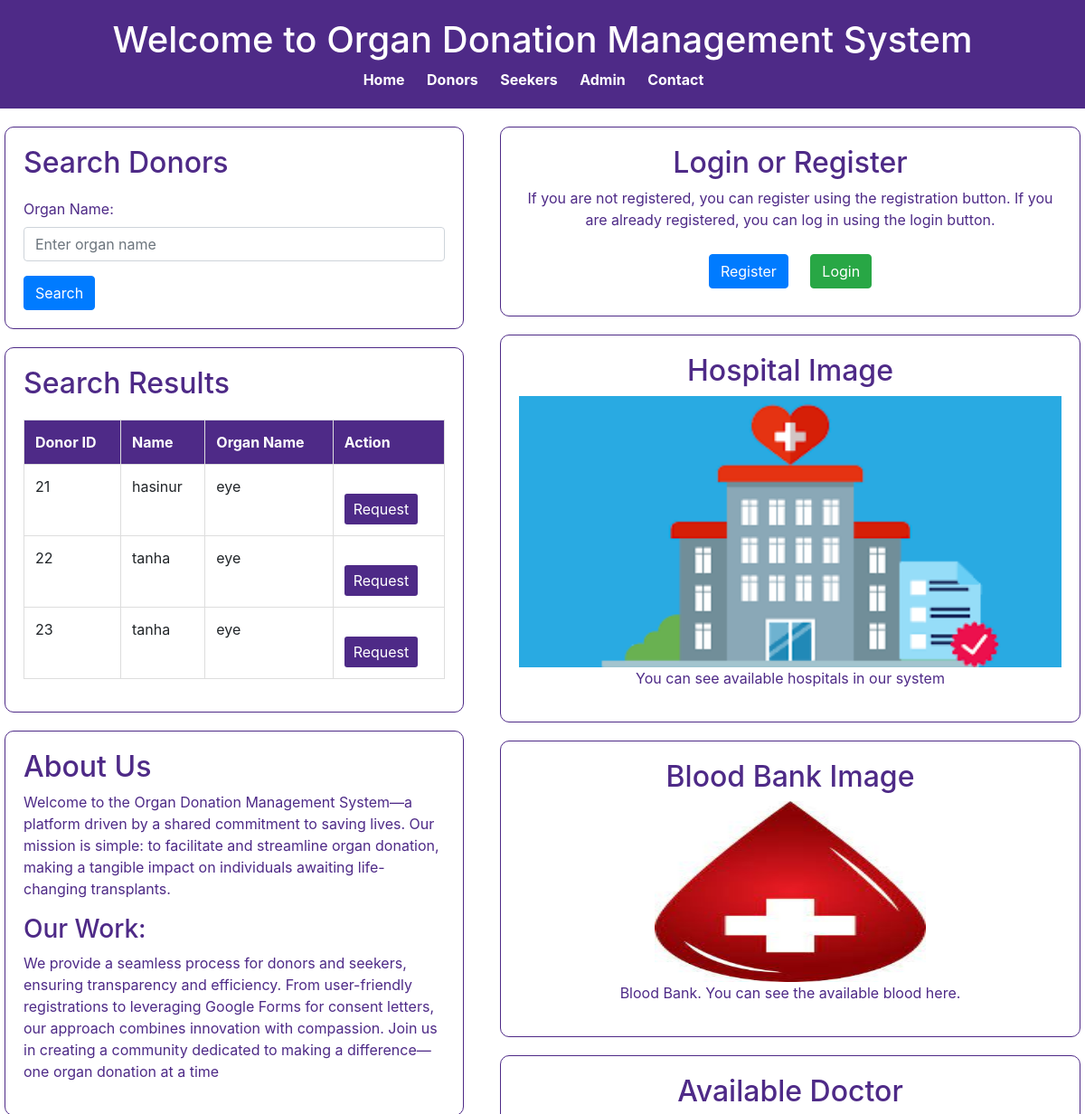
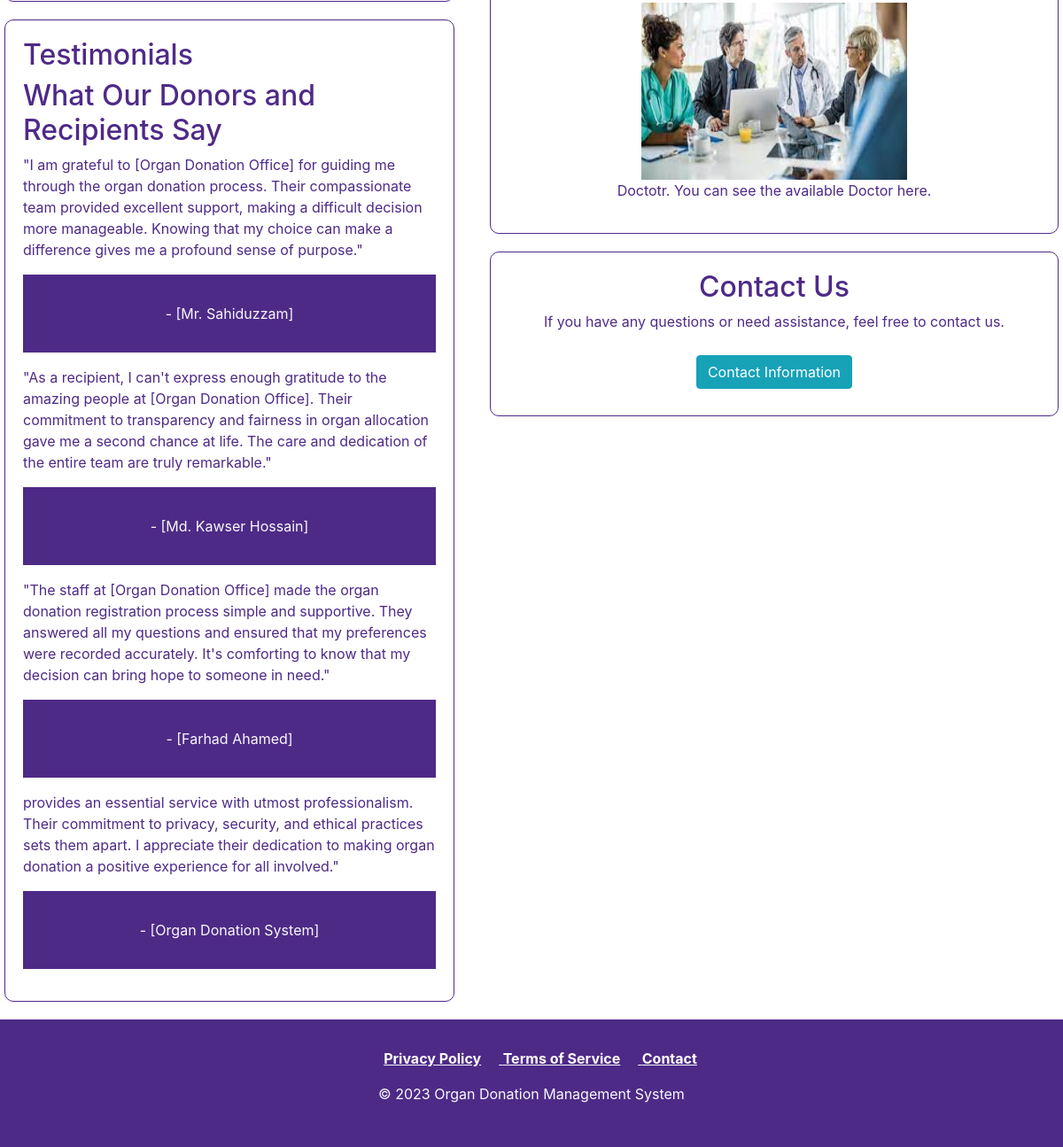
/home.php?organName=eye, run on the app's committed database (2 pictures, top to bottom).
### tables this page shows
CREATE TABLE `donor_info` (
  `donor_id` int(20) NOT NULL,
  `donor_name` varchar(20) NOT NULL,
  `email` varchar(255) NOT NULL,
  `contact` varchar(15) NOT NULL,
  `address` varchar(255) NOT NULL,
  `dob` date NOT NULL,
  `gender` varchar(10) NOT NULL,
  `blood_group` varchar(20) NOT NULL,
  `organ_name` varchar(20) NOT NULL,
  `consent` blob NOT NULL,
  `donor_signature` blob NOT NULL
);

### home.php (the view, shortened to what this page needs)
<?php
    $servername = "localhost";
    $username = "root";
    $password = "";
    $dbname = "idp_project";
    $conn = new mysqli($servername, $username, $password, $dbname);
    $searchResults = array();
    if ($_SERVER["REQUEST_METHOD"] == "GET" && isset($_GET['organName'])) {
        $organName = $_GET['organName'];
        $sql = "SELECT donor_id, donor_name, dob, gender, organ_name, blood_group, email, contact, address, consent, donor_signature
                FROM donor_info
                WHERE organ_name LIKE '%$organName%'";
        $result = $conn->query($sql);
        if ($result->num_rows > 0) {
            while ($row = $result->fetch_assoc()) {
                $searchResults[] = $row;
            }
        }
    }
?>
<!DOCTYPE html>
<html lang="en">
<head>
    <link rel="stylesheet" href="https://stackpath.bootstrapcdn.com/bootstrap/4.3.1/css/bootstrap.min.css">
    <link rel="stylesheet" href="home.css">
</head>
<body>
    <header>
        <h1>Welcome to Organ Donation Management System</h1>
        <nav>
            <ul>
                <li><a href="home.php">Home</a></li>
                <li><a href="donor.php">Donors</a></li>
                <li><a href="seeker.php">Seekers</a></li>
                <li><a href="admin.php">Admin</a></li>
                <li><a href="contact.php">Contact</a></li>
            </ul>
        </nav>
    </header>
    <div class="row">
        <div class="col">
        <section>
                <h2>Search Donors</h2>
                <form method="GET" action="<?php echo htmlspecialchars($_SERVER["PHP_SELF"]); ?>">
                    <div class="form-group">
                        <label for="organName">Organ Name:</label>
                        <input type="text" class="form-control" id="organName" name="organName" placeholder="Enter organ name" required>
                    </div>
                    <button type="submit" class="btn btn-primary">Search</button>
                </form>
            </section>
            <section>
                <div id="donor-list">
                    <?php
                        if (!empty($searchResults)) {
                            echo "<h2>Search Results</h2>";
                            echo "<table class='table'>";
                            echo "<tr>
                                    <th>Donor ID</th>
                                    <th>Name</th>
                                    <th>Organ Name</th>
                                    <th>Action</th>
                                  </tr>";
                            foreach ($searchResults as $row) {
                                echo "<tr>
                                        <td>{$row['donor_id']}</td>
                                        <td>{$row['donor_name']}</td>
                                        <td>{$row['organ_name']}</td>
                       <td>
                <form action='login.php' method='post'>
                    <input type='hidden' name='donor_id' value='{$row['donor_id']}' />
                    <input type='hidden' name='donor_name' value='{$row['donor_name']}' />
                    <input type='hidden' name='organ_name' value='{$row['organ_name']}' />
                    <button type='submit' name='request_button'' style='background-color: #4e2a87; color: #fff; padding: 5px 10px; border: none; border-radius: 3px; cursor: pointer; text-decoration: none;'>Request</button>
                </form>
            </td>
                                      </tr>";
                            }
                            echo "</table>";
                        } else {
                            echo "<p>No donors found</p>";
                        }
                    ?>
                </div>
            </section>
            <section>
                <h2>About Us</h2>
                <p>
                    Welcome to the Organ Donation Management System—a platform driven by a shared commitment to saving lives. Our mission is simple: to facilitate and streamline organ donation, making a tangible impact on individuals awaiting life-changing transplants.
                    <h3>Our Work:</h3>
                    We provide a seamless process for donors and seekers, ensuring transparency and efficiency. From user-friendly registrations to leveraging Google Forms for consent letters, our approach combines innovation with compassion. Join us in creating a community dedicated to making a difference—one organ donation at a time
                </p>
            </section>
            <section>
                <h2>Testimonials</h2>
    <h2>What Our Donors and Recipients Say</h2>
<div>
    <blockquote>
        <p>"I am grateful to [Organ Donation Office] for guiding me through the organ donation process. Their compassionate team provided excellent support, making a difficult decision more manageable. Knowing that my choice can make a difference gives me a profound sense of purpose."</p>
        <footer>- [Mr. Sahiduzzam]</footer>
    </blockquote>
    <blockquote>
        <p>"As a recipient, I can't express enough gratitude to the amazing people at [Organ Donation Office]. Their commitment to transparency and fairness in organ allocation gave me a second chance at life. The care and dedication of the entire team are truly remarkable."</p>
        <footer>- [Md. Kawser Hossain]</footer>
    </blockquote>
    <blockquote>
        <p>"The staff at [Organ Donation Office] made the organ donation registration process simple and supportive. They answered all my questions and ensured that my preferences were recorded accurately. It's comforting to know that my decision can bring hope to someone in need."</p>
        <footer>- [Farhad Ahamed]</footer>
    </blockquote>
    <blockquote>
        <p>provides an essential service with utmost professionalism. Their commitment to privacy, security, and ethical practices sets them apart. I appreciate their dedication to making organ donation a positive experience for all involved."</p>
        <footer>- [Organ Donation System]</footer>
    </blockquote>
</div>
            </section>
        </div>
        <div class="col" id="right-col">
        <?php
                if (!isset($_SESSION['username'])) {
                    echo '<section class="registration-login-section">
                        <h2>Login or Register</h2>
                        <p>If you are not registered, you can register using the registration button. If you are already registered, you can log in using the login button.</p>
                        <a href="registration1.php" class="btn btn-primary">Register</a>
                        <a href="login.php" class="btn btn-success">Login</a>
                    </section>';
                }
            ?>
            <section class="picture-section">
                <h2>Hospital Image</h2>
                <div class="image-container">
                    <a href="hospital.php">
                        <img src="hospital.jpg" alt="Hospital" width="600" height="300">
                    </a>
                    <p>You can see available hospitals in our system</p>
                </div>
            </section>
            <section class="picture-section">
                <h2>Blood Bank Image</h2>
                <div class="image-container">
                    <a href="blood.php">
                        <img src="blood.jpg" alt="Blood Bank" width="300" height="200">
                    </a>
                    <p>Blood Bank. You can see the available blood here.</p>
                </div>
            </section>
            <section class="picture-section">
                <h2>Available Doctor</h2>
                <div class="image-container">
                    <a href="doctorlist.php">
                        <img src="doctor.jpg" alt="Hospital" width="300" height="200">
                    </a>
                    <p>Doctotr. You can see the available Doctor here.</p>
                </div>
            </section>
            <section class="contact-section">
                <h2>Contact Us</h2>
                <p>If you have any questions or need assistance, feel free to contact us.</p>
                <a href="contact.php" class="btn btn-info">Contact Information</a>
            </section>
        </div>
    </div>
    <footer>
    <div class="footer-container">
        <div class="footer-row">
            <ul style="text-align: center; text-decoration: underline;">
            <li><a href="privacy_policy.php" onclick="openPopup(); return false;" style="color: #fff; font-weight: bold;">Privacy Policy</a></li>
            <li><a href="terms.php" onclick="openPopup(); return false;" style="color: #fff; font-weight: bold;"> Terms of Service</a></li>
                <li><a href="contact.php" style="color: #fff; font-weight: bold;">Contact</a></li>
            </ul>
        </div>
        <div class="footer-row" style="text-align: center;">
            <p>&copy; 2023 Organ Donation Management System</p>
        </div>
    </div>
</footer>
</body>
</html>

### home.css (style rules this page uses)
body { background-color: #ffffff; color: #4e2a87; display: flex; flex-direction: column; min-height: 100vh; }
header { background-color: #4e2a87; color: #ffffff; padding: 20px 0; text-align: center; }
nav ul { list-style-type: none; margin: 0; padding: 0; }
nav ul li { display: inline; margin-right: 20px; }
nav a { text-decoration: none; color: #fff; font-weight: bold; }
.row { display: flex; flex-wrap: wrap; flex-grow: 1; }
.col, #right-col { flex: 1; box-sizing: border-box; padding: 0 20px; }
section { margin: 20px 0; padding: 20px; background-color: #ffffff; border: 1px solid #4e2a87; border-radius: 10px; overflow: hidden; }
section h2 { color: #4e2a87; }
footer { background-color: #4e2a87; color: #f8f9fa; text-align: center; padding: 2rem; width: 100%; }
footer ul { list-style: none; text-align: center; }
footer ul li { display: inline; margin-right: 20px; color: #fff; font-weight: bold; }
.image-container { max-width: 100%; height: auto; }
.registration-login-section, .contact-section, .picture-section { text-align: center; margin-top: 20px; }
.registration-login-section a, .contact-section a { margin: 10px; }
.picture-section { position: relative; margin-top: 20px; }

### home.php (style rules this page uses)
table { width: 100%; border-collapse: collapse; margin-top: 20px; }
table, th, td { border: 1px solid #ddd; }
th, td { padding: 8px; text-align: left; }
th { background-color: #4e2a87; color: #fff; }
form { margin-top: 20px; }

### data on the page
donor_info: donor_id "21", donor_name "hasinur", organ_name "eye"
donor_info: donor_id "22", donor_name "tanha", organ_name "eye"
donor_info: donor_id "23", donor_name "tanha", organ_name "eye"
